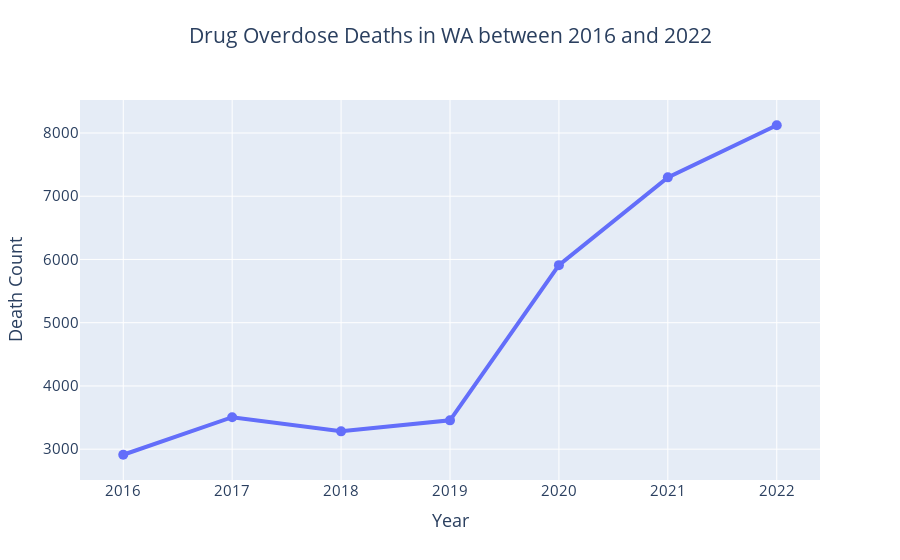

The notebook cell saved with this chart:
### Code cell
wa_overdose_change(wa_geo_data)

### Figure 1 — Plotly figure (JSON) as saved in the notebook; plotly's stock layout.template omitted (floating-point values rounded to 4 significant figures)
{"data": [{"hovertemplate": "Year=%{x}<br>Death Count=%{y}<extra></extra>", "legendgroup": "", "line": {"color": "#636efa", "dash": "solid", "width": 4}, "marker": {"size": 10, "symbol": "circle"}, "mode": "lines+markers", "name": "", "orientation": "v", "showlegend": false, "type": "scatter", "x": [2016, 2017, 2018, 2019, 2020, 2021, 2022], "xaxis": "x", "y": [2912, 3506, 3282, 3456, 5910, 7298, 8122], "yaxis": "y"}], "layout": {"font": {"size": 15}, "legend": {"tracegroupgap": 0}, "title": {"text": "Drug Overdose Deaths in WA between 2016 and 2022", "x": 0.5, "y": 0.95}, "xaxis": {"anchor": "y", "domain": [0, 1], "title": {"text": "Year"}}, "yaxis": {"anchor": "x", "domain": [0, 1], "title": {"text": "Death Count"}}}}
